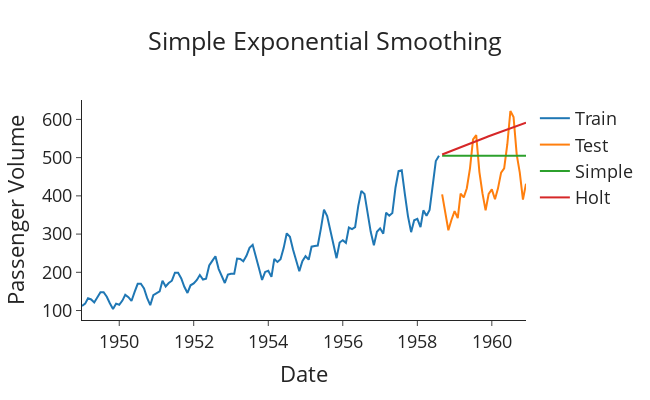

The cell this chart's notebook holds for it:
### Code cell
model_simple = SimpleExpSmoothing(train['Number_of_Passengers']).fit(optimized=True)
forecasts_simple = model.forecast(len(test))
plot_func(forecast_simple, 'Simple Exponential Smoothing')
